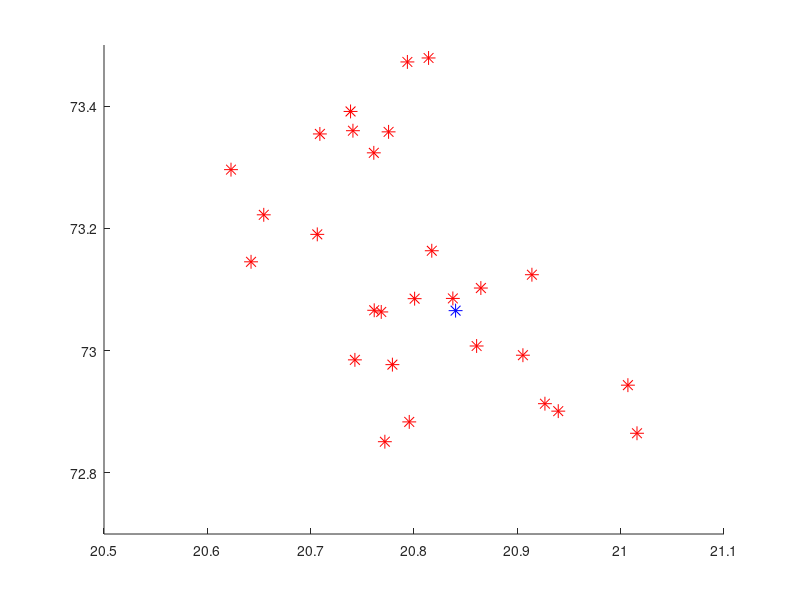

Here is the MATLAB script that generated this plot:
%%%%%%%%%%%%%%%%%%%%%%%%%%%%%%%%%%%%%%%%%%%%
%      Plot last schools of each cluster   %
%%%%%%%%%%%%%%%%%%%%%%%%%%%%%%%%%%%%%%%%%%%%
load('clusterdata.mat'); % data and time_routes imported

last_schools = [];

%% FINAL DATA
KITCHEN_X = [20.840249];
KITCHEN_Y = [73.065424];
figure;
hold on;
test = 1;
plot(KITCHEN_X, KITCHEN_Y, 'MarkerSize', 10, 'Marker', '*', 'Color', 'b');
for i = 2:length(data),
  if(data(i,1)~=data(i-1,1))
    plot(data(i-1,2), data(i-1,3), 'MarkerSize', 10, 'Marker', '*', 'Color', 'r');
    last_schools = [last_schools; data(i-1,2:end)];
    disp(test);
    test = 1;
  else
    test = test+1;
  end
end
plot(data(end,2), data(end,3), 'MarkerSize', 10, 'Marker', '*', 'Color', 'r');
last_schools = [last_schools; data(i,2:end)];
axis([20.5 21.1 72.7 73.5]); % select custom axis scale
set(gca,'Color','k');
